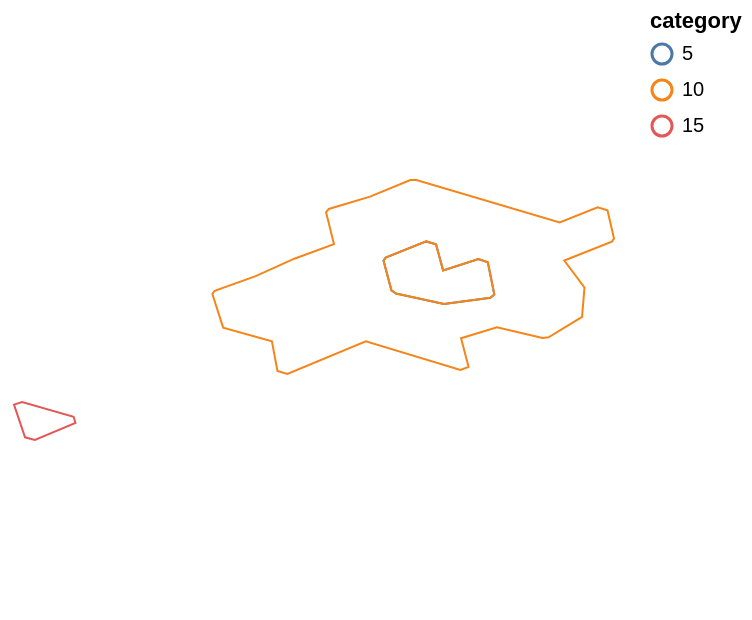

Here is the notebook cell this chart was saved with:
### Code cell
import altair as alt

alt.Chart(isocrones_pol).mark_geoshape(filled=False).encode(
    color=alt.Color('category:N'))

### Figure 1 — Vega-Lite specification as saved in the notebook (floating-point values rounded to 4 significant figures)
{"config": {"view": {"continuousWidth": 300, "continuousHeight": 300}}, "data": {"name": "data-a3899fcb93a6b3b0e45d114f6d7f5ec6"}, "mark": {"type": "geoshape", "filled": false}, "encoding": {"color": {"field": "category", "type": "nominal"}}, "$schema": "https://vega.github.io/schema/vega-lite/v6.1.0.json", "datasets": {"data-a3899fcb93a6b3b0e45d114f6d7f5ec6": [{"category": 5, "type": "Feature", "geometry": {"type": "Polygon", "coordinates": [[[24.94, 60.17], [24.94, 60.17], [24.94, 60.17], [24.94, 60.17], [24.94, 60.17], [24.94, 60.17], [24.94, 60.17], [24.94, 60.17], [24.94, 60.17], [24.94, 60.17], [24.94, 60.17], [24.94, 60.17], [24.94, 60.17]]]}}, {"category": 10, "type": "Feature", "geometry": {"type": "Polygon", "coordinates": [[[24.93, 60.17], [24.93, 60.17], [24.93, 60.17], [24.93, 60.17], [24.93, 60.17], [24.94, 60.17], [24.94, 60.17], [24.94, 60.17], [24.94, 60.17], [24.94, 60.18], [24.94, 60.18], [24.95, 60.17], [24.95, 60.17], [24.95, 60.17], [24.95, 60.17], [24.95, 60.17], [24.95, 60.17], [24.95, 60.17], [24.95, 60.17], [24.95, 60.17], [24.95, 60.17], [24.94, 60.17], [24.94, 60.17], [24.94, 60.17], [24.94, 60.17], [24.94, 60.17], [24.93, 60.17], [24.93, 60.17], [24.93, 60.17], [24.93, 60.17]], [[24.94, 60.17], [24.94, 60.17], [24.94, 60.17], [24.94, 60.17], [24.94, 60.17], [24.94, 60.17], [24.94, 60.17], [24.94, 60.17], [24.94, 60.17], [24.94, 60.17], [24.94, 60.17], [24.94, 60.17], [24.94, 60.17]]]}}, {"category": 15, "type": "Feature", "geometry": {"type": "Polygon", "coordinates": [[[24.91, 60.16], [24.92, 60.16], [24.92, 60.16], [24.92, 60.16], [24.92, 60.16], [24.91, 60.16], [24.91, 60.16]]]}}]}}
